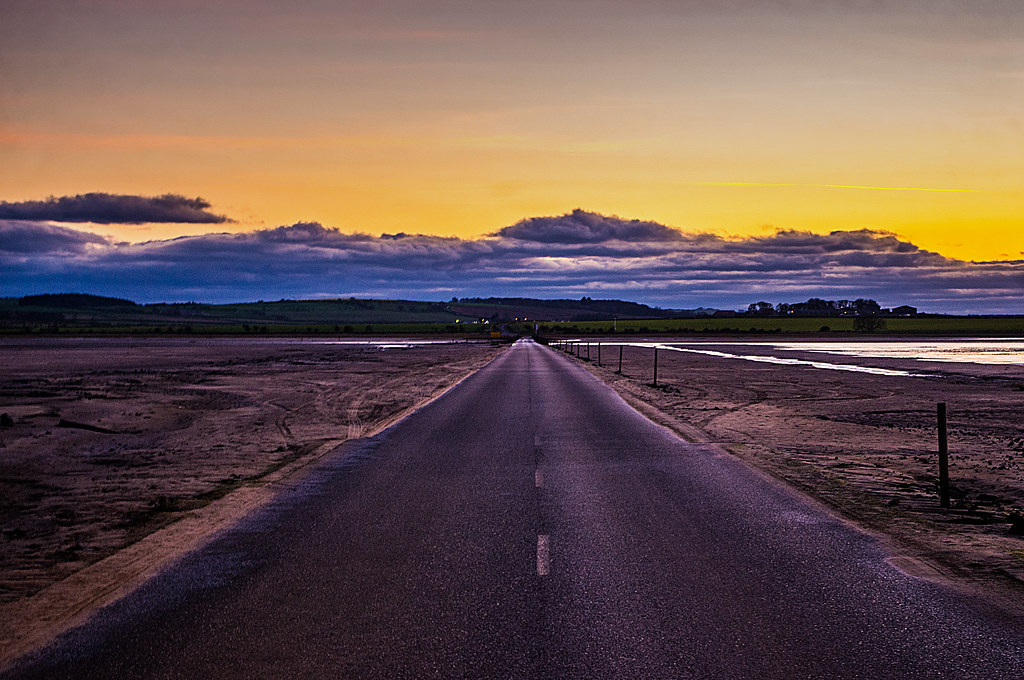
#> input picture Data/normal/101.jpg, 1024 x 680 px
$ python -i data_preprocessing.py   (imports and definitions only)
#> lines starting #> are read from the running program, lines starting #| are printed output that depends on the picture
import cv2
import numpy as np

def gaussian_filter(image, kernel_size=(5, 5)):
    """Apply Gaussian Filtering to reduce noise while preserving important features."""
    return cv2.GaussianBlur(image, kernel_size, 0)

def bilateral_filter(image, d=9, sigma_color=75, sigma_space=75):
    """Apply Bilateral Filtering to reduce noise while preserving edges."""
    return cv2.bilateralFilter(image, d, sigma_color, sigma_space)

def median_filter(image, kernel_size=5):
    """Apply Median Filtering to reduce salt-and-pepper noise while preserving edges."""
    return cv2.medianBlur(image, kernel_size)

def histogram_equalization(image):
    """Apply Histogram Equalization to adjust image intensity distribution for better contrast."""
    return cv2.equalizeHist(image)

def adaptive_histogram_equalization(image, clip_limit=2.0, grid_size=(8, 8)):
    """Apply CLAHE (Contrast Limited Adaptive Histogram Equalization)."""
    clahe = cv2.createCLAHE(clipLimit=clip_limit, tileGridSize=grid_size)
    return clahe.apply(image)

def gamma_correction(image, gamma=1.2):
    """Apply Gamma Correction to adjust brightness."""
    inv_gamma = 1.0 / gamma
    table = np.array([(i / 255.0) ** inv_gamma * 255 for i in range(256)]).astype("uint8")
    return cv2.LUT(image, table)

def normalize_image(image):
    """Normalize pixel values to range [0, 1]."""
    return image.astype(np.float32) / 255.0

def preprocess_image(image, color='gray', method="gaussian", equalization="hist", normalize=True, gamma=None):
    """
    Perform data preprocessing on the input image.

    Steps:
    1. Convert to grayscale
    2. Apply Noise Reduction (Gaussian, Bilateral, or Median Filtering)
    3. Apply Contrast Enhancement (Histogram Equalization or CLAHE)
    4. Apply Gamma Correction (optional)
    5. Normalize (optional)

    :param image: Input BGR image.
    :param method: Noise reduction method ("gaussian", "bilateral", "median").
    :param equalization: Contrast enhancement ("hist" for equalization, "clahe" for CLAHE).
    :param normalize: Whether to normalize pixel values to [0,1].
    :param gamma: Gamma correction factor (if None, not applied).
    :return: Preprocessed image.
    """
    # Convert to grayscale if needed
    if len(image.shape) == 3 and image.shape[2] == 3:
        gray = cv2.cvtColor(image, cv2.COLOR_BGR2GRAY)
    else:
        gray = image

    # Apply Noise Reduction
    if method == "bilateral":
        smoothed = bilateral_filter(gray)
    elif method == "median":
        smoothed = median_filter(gray)
    else:
        smoothed = gaussian_filter(gray)

    # Apply Contrast Enhancement
    if equalization == "clahe":
        enhanced = adaptive_histogram_equalization(smoothed)
    else:
        enhanced = histogram_equalization(smoothed)

    # Apply Gamma Correction (if specified)
    if gamma is not None:
        enhanced = gamma_correction(enhanced, gamma)

    # Normalize if required
    if normalize:
        enhanced = normalize_image(enhanced)

    return enhanced

>>> import cv2
>>> picture = cv2.imread('../Data/normal/101.jpg')
#> picture is the input picture: shape (680, 1024, 3); mean B, G, R 80.9, 83.9, 104.7
>>> result = preprocess_image(picture)
#> in preprocess_image, `gray = cv2.cvtColor(image, cv2.COLOR_BGR2GRAY)`:
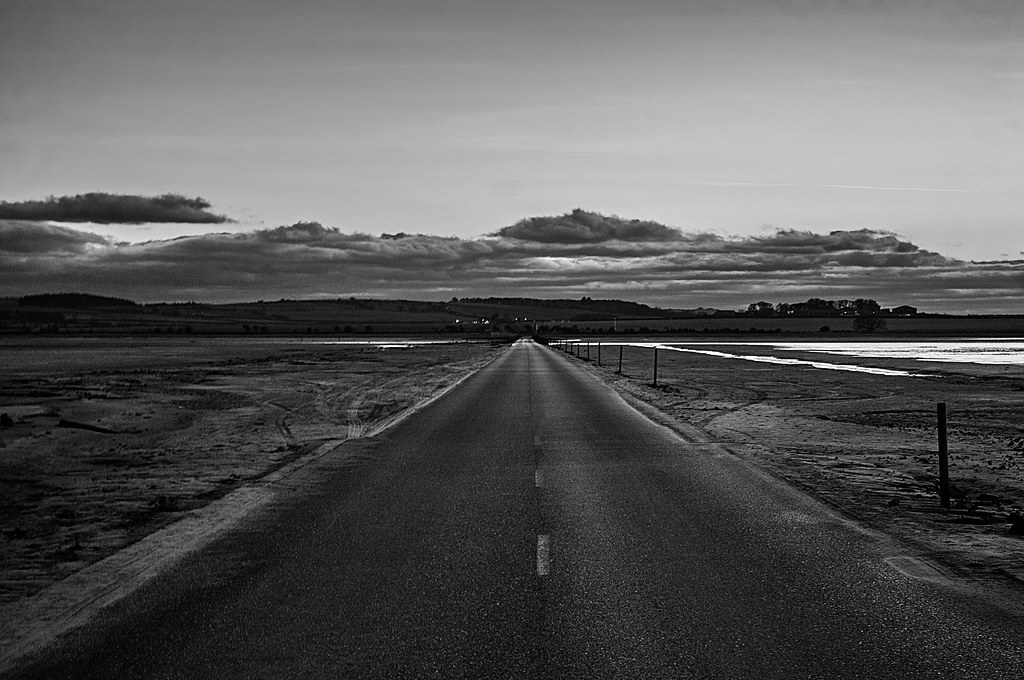
#> gray: shape (680, 1024); min 0, max 255, mean 89.8
#> in histogram_equalization, `return cv2.equalizeHist(image)`:
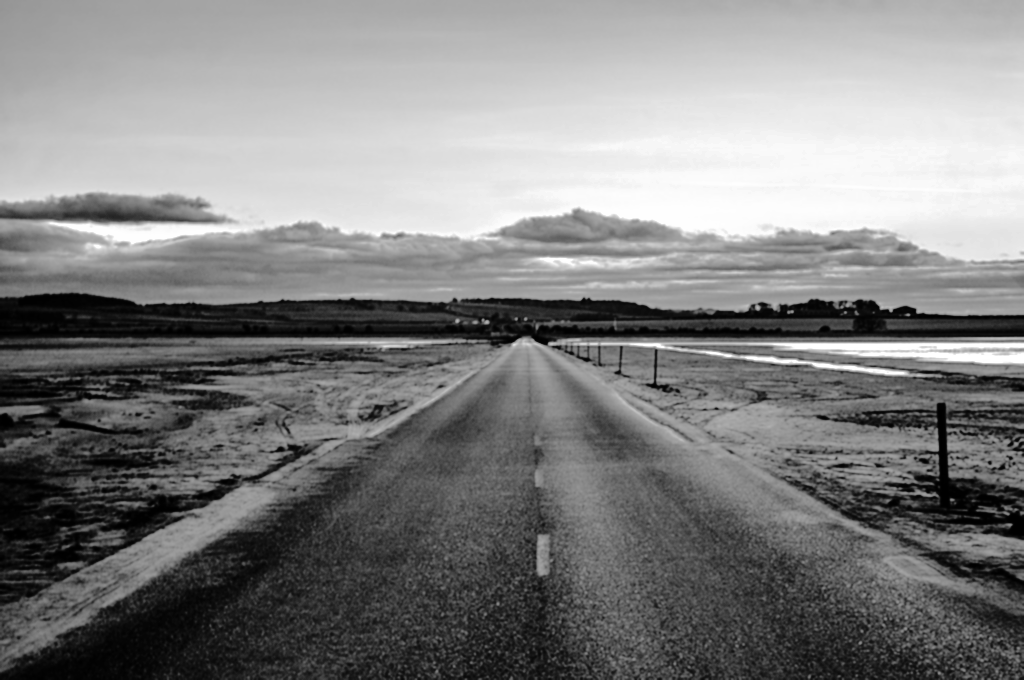
#> returned value: shape (680, 1024); min 0, max 255, mean 128.4

$ run again, on Data/normal/102.jpg
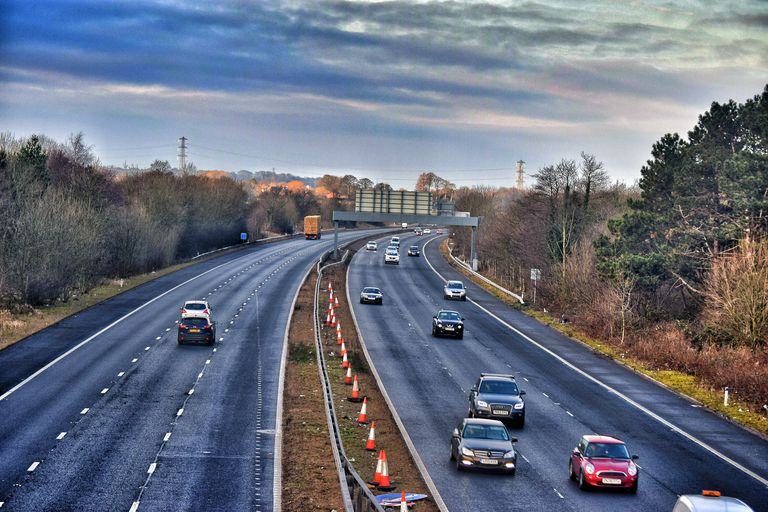
#> input picture Data/normal/102.jpg, 768 x 512 px
#> picture is the input picture: shape (512, 768, 3); mean B, G, R 126, 110.8, 103.9
#> in preprocess_image, `gray = cv2.cvtColor(image, cv2.COLOR_BGR2GRAY)`:
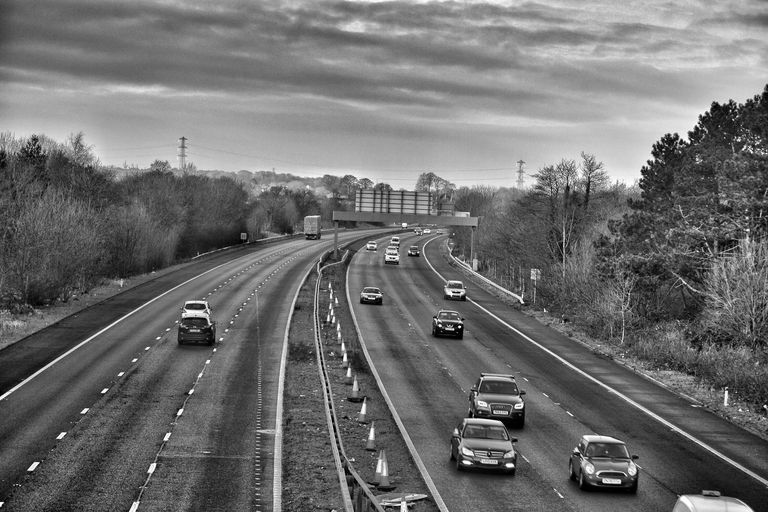
#> gray: shape (512, 768); min 0, max 255, mean 110.5
#> in histogram_equalization, `return cv2.equalizeHist(image)`:
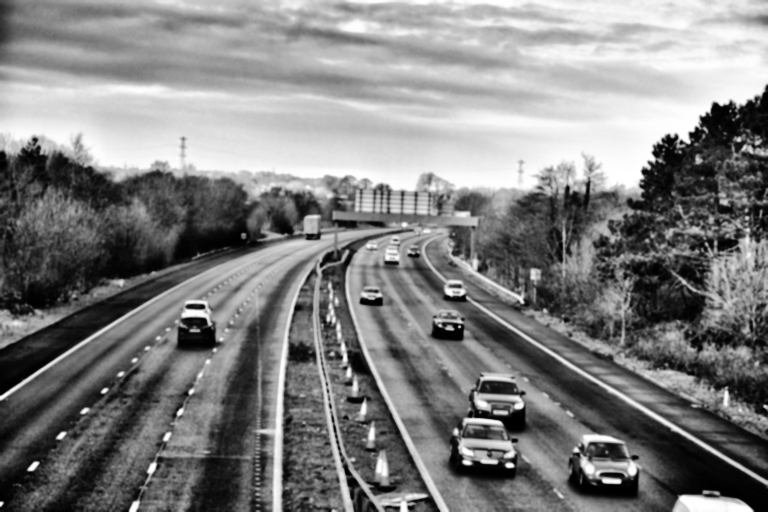
#> returned value: shape (512, 768); min 0, max 255, mean 128.3

$ run again, on Data/normal/103.jpg
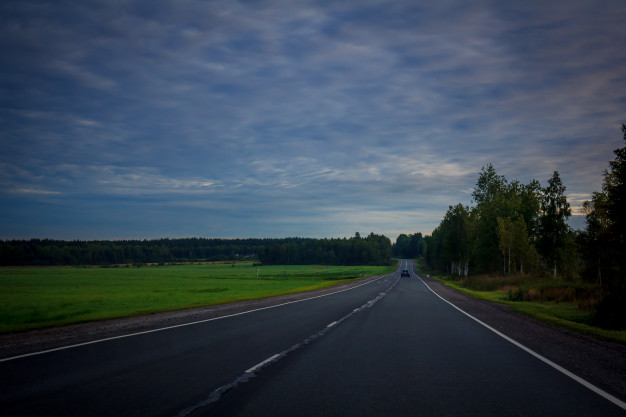
#> input picture Data/normal/103.jpg, 626 x 417 px
#> picture is the input picture: shape (417, 626, 3); mean B, G, R 79.8, 67.1, 53.8
#> in preprocess_image, `gray = cv2.cvtColor(image, cv2.COLOR_BGR2GRAY)`:
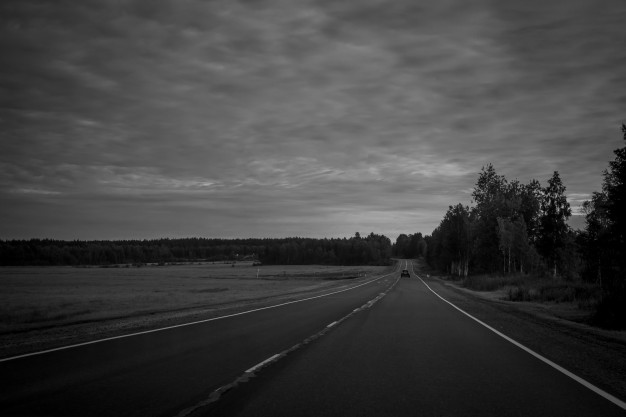
#> gray: shape (417, 626); min 0, max 179, mean 64.6
#> in histogram_equalization, `return cv2.equalizeHist(image)`:
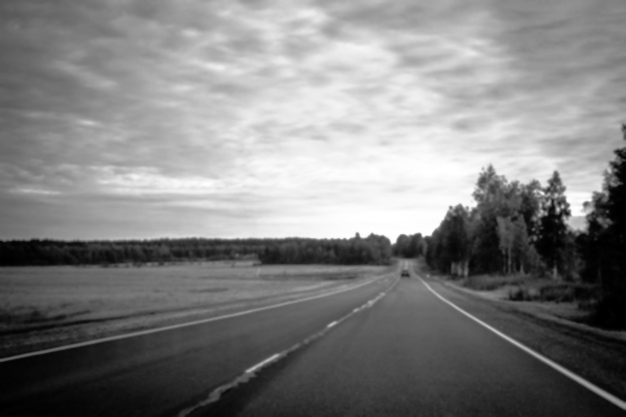
#> returned value: shape (417, 626); min 0, max 255, mean 127.8

$ run again, on Data/normal/107.jpg
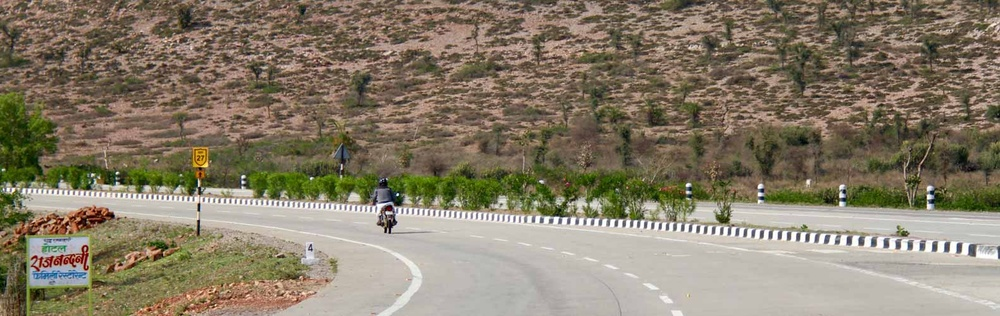
#> input picture Data/normal/107.jpg, 1000 x 316 px, shrunk from 1583 x 500 before the run
#> picture is the input picture: shape (316, 1000, 3); mean B, G, R 105.1, 124.5, 135.1
#> in preprocess_image, `gray = cv2.cvtColor(image, cv2.COLOR_BGR2GRAY)`:
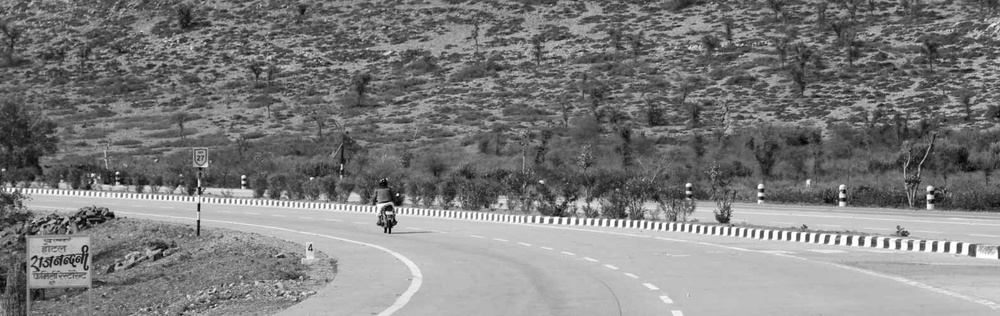
#> gray: shape (316, 1000); min 1, max 255, mean 125.5
#> in histogram_equalization, `return cv2.equalizeHist(image)`:
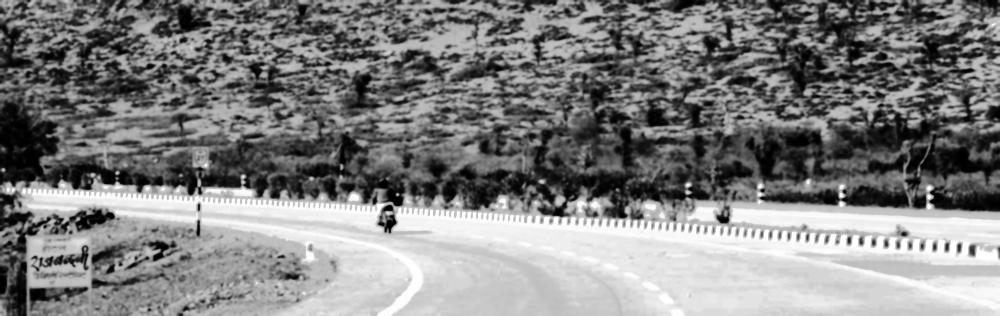
#> returned value: shape (316, 1000); min 0, max 255, mean 128.4
